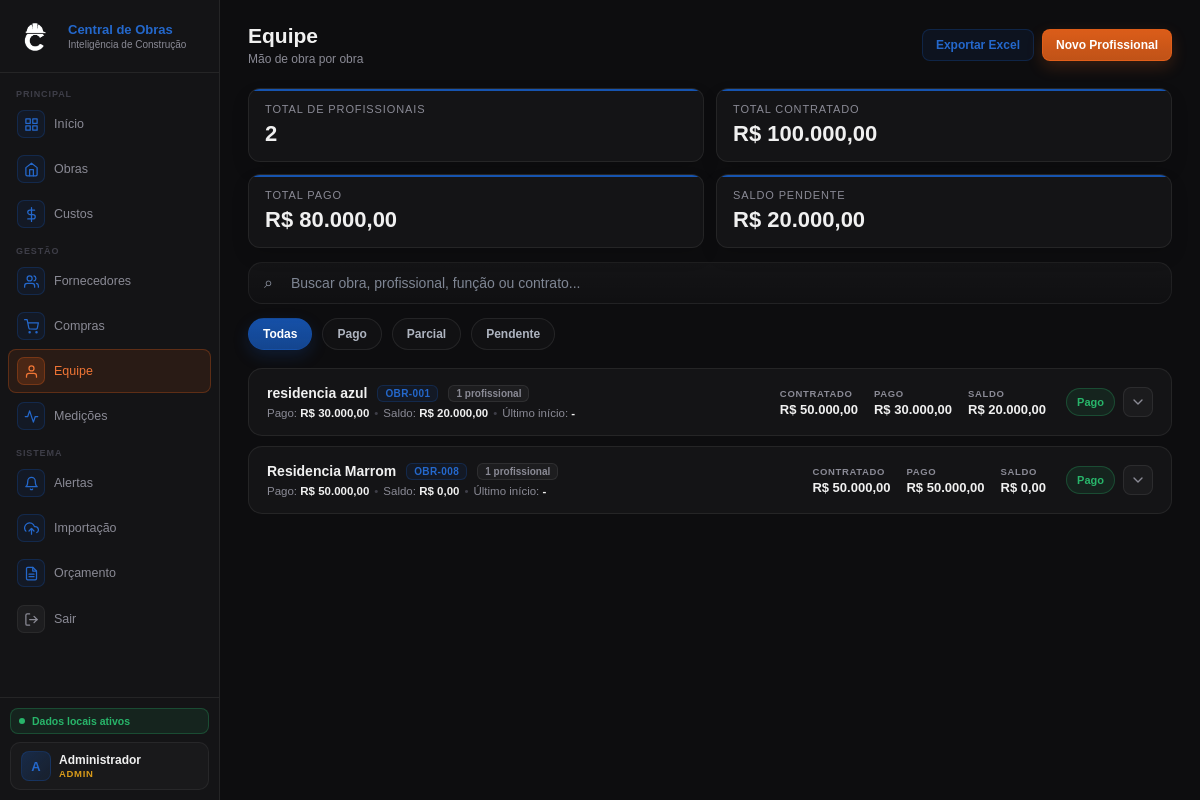
/equipe (signed in), run on an earlier commit of the app's database.
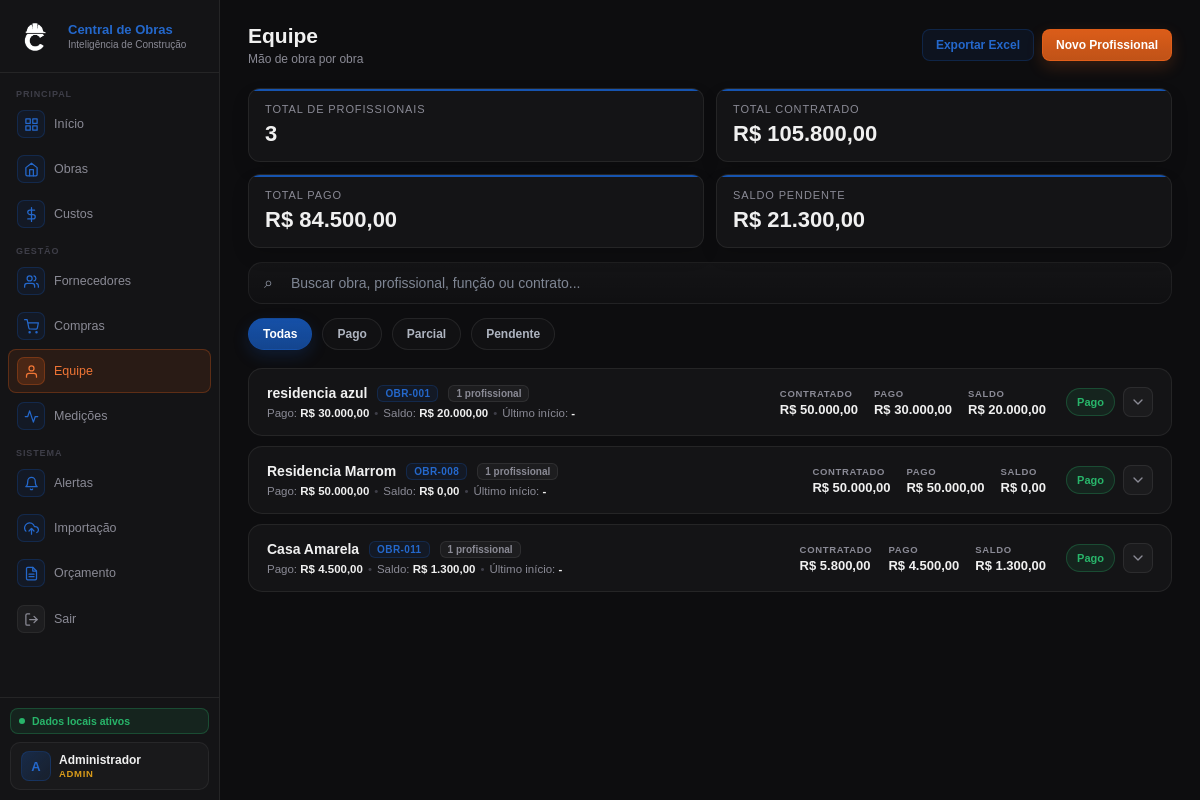
And on a later commit of the database.
### tables this page shows
CREATE TABLE obras (
    id INTEGER PRIMARY KEY AUTOINCREMENT,
    codigo TEXT NOT NULL UNIQUE,
    nome TEXT NOT NULL,
    endereco TEXT,
    tipologia TEXT,
    area_m2 REAL,
    data_inicio TEXT,
    data_fim_prevista TEXT,
    orcamento REAL DEFAULT 0,
    receita_total REAL DEFAULT 0,
    progresso_percentual REAL DEFAULT 0,
    status TEXT NOT NULL DEFAULT 'planejamento',
    criado_em TIMESTAMP DEFAULT CURRENT_TIMESTAMP
, tipo_obra TEXT NOT NULL DEFAULT 'contrato', token_publico TEXT, fase_obra TEXT, observacao_responsavel TEXT, foto_capa TEXT);

CREATE TABLE equipe (
    id INTEGER PRIMARY KEY AUTOINCREMENT,
    obra_id INTEGER NOT NULL,
    nome TEXT NOT NULL,
    funcao TEXT,
    contrato TEXT,
    data_inicio TEXT,
    valor_contratado REAL DEFAULT 0,
    valor_pago REAL DEFAULT 0,
    status_pagamento TEXT,
    observacao TEXT,
    FOREIGN KEY (obra_id) REFERENCES obras(id)
);

### routes/equipe_routes.py (the view)
@equipe_bp.route("/equipe")
def equipe():
    if not usuario_logado() or not eh_leitura():
        return redirect(url_for("auth_bp.login"))
    lista_equipe = query_all("""
        SELECT e.*, o.codigo AS codigo_obra, o.nome AS nome_obra
        FROM equipe e
        JOIN obras o ON e.obra_id = o.id
        ORDER BY e.id DESC
    """)
    obras = query_all("SELECT * FROM obras ORDER BY nome ASC")
    return render_template("equipe.html", equipe=lista_equipe, obras=obras)

### templates/equipe.html (shortened to what this page needs)
{% extends "base.html" %}
{% block content %}
{% set total_profissionais = equipe|length %}
{% set total_contratado = equipe|sum(attribute='valor_contratado') or 0 %}
{% set total_pago = equipe|sum(attribute='valor_pago') or 0 %}
{% set saldo_pendente = total_contratado - total_pago %}
{% set qtd_pendentes = equipe|selectattr('status_pagamento', 'equalto', 'Pendente')|list|length %}
{% set qtd_parciais = equipe|selectattr('status_pagamento', 'equalto', 'Parcial')|list|length %}
{% set qtd_pagos = equipe|selectattr('status_pagamento', 'equalto', 'Pago')|list|length %}
<div class="hdr">
    <div>
        <h1>Equipe</h1>
        <p>Mão de obra por obra</p>
    </div>
    <div class="hdr-right" style="display:flex; gap:8px;">
        <a href="{{ url_for('equipe_bp.equipe_exportar') }}" class="btn btn-success">Exportar Excel</a>
        {% if eh_gestor() %}
        <button class="btn btn-primary" onclick="abrirModalEquipe()">Novo Profissional</button>
        {% endif %}
    </div>
</div>
<div class="quick-strip equipe-quick-strip">
    <div class="quick-item">
        <div class="quick-label">Total de profissionais</div>
        <div class="quick-value">{{ total_profissionais }}</div>
    </div>
    <div class="quick-item">
        <div class="quick-label">Total contratado</div>
        <div class="quick-value">{{ formatar_moeda(total_contratado) }}</div>
    </div>
    <div class="quick-item">
        <div class="quick-label">Total pago</div>
        <div class="quick-value">{{ formatar_moeda(total_pago) }}</div>
    </div>
    <div class="quick-item">
        <div class="quick-label">Saldo pendente</div>
        <div class="quick-value">{{ formatar_moeda(saldo_pendente) }}</div>
    </div>
</div>
<div class="equipe-toolbar">
    <div class="equipe-search-wrap">
        <span class="equipe-search-icon">⌕</span>
        <input type="text" id="equipeSearch" class="equipe-search-input"
            placeholder="Buscar obra, profissional, função ou contrato...">
    </div>
    <div class="equipe-status-chips">
        <button type="button" class="equipe-chip active" data-status="todas">Todas</button>
        <button type="button" class="equipe-chip" data-status="pago">Pago</button>
        <button type="button" class="equipe-chip" data-status="parcial">Parcial</button>
        <button type="button" class="equipe-chip" data-status="pendente">Pendente</button>
    </div>
</div>
<div class="equipe-obras-list" id="equipeObrasList">
    {% for grupo in equipe|groupby('codigo_obra') %}
    {% set obra_codigo = grupo.grouper %}
    {% set itens = grupo.list %}
    {% set primeira = itens[0] %}
    {% set soma_contratado = itens|sum(attribute='valor_contratado') or 0 %}
    {% set soma_pago = itens|sum(attribute='valor_pago') or 0 %}
    {% set saldo_obra = soma_contratado - soma_pago %}
    {% set total_obra = itens|length %}
    {% set pendentes_obra = itens|selectattr('status_pagamento', 'equalto', 'Pendente')|list|length %}
    {% set parciais_obra = itens|selectattr('status_pagamento', 'equalto', 'Parcial')|list|length %}
    {% set pagos_obra = itens|selectattr('status_pagamento', 'equalto', 'Pago')|list|length %}
    {% if pendentes_obra > 0 %}
    {% set status_obra = 'Pendente' %}
    {% set status_classe = 'pendente' %}
    {% elif parciais_obra > 0 %}
    {% set status_obra = 'Parcial' %}
    {% set status_classe = 'parcial' %}
    {% else %}
    {% set status_obra = 'Pago' %}
    {% set status_classe = 'pago' %}
    {% endif %}
    {% set ultima_data = namespace(valor='-') %}
    {% for item in itens %}
    {% if item.data_inicio %}
    {% set ultima_data.valor = item.data_inicio %}
    {% endif %}
    {% endfor %}
    <div class="equipe-obra-card"
        data-search="{% for item in itens %}{{ (item.codigo_obra or '')|lower }} {{ (item.nome_obra or '')|lower }} {{ (item.nome or '')|lower }} {{ (item.funcao or '')|lower }} {{ (item.contrato or '')|lower }} {{ (item.status_pagamento or '')|lower }} {% endfor %}"
        data-status="{{ status_classe }}">
        <div class="equipe-obra-main">
            <div class="equipe-obra-identity">
                <div class="equipe-obra-title-row">
                    <a href="{{ url_for('obras_bp.obra_detalhe', codigo=obra_codigo) }}" class="equipe-obra-nome">
                        {{ primeira.nome_obra }}
                    </a>
                    <span class="equipe-obra-codigo">{{ obra_codigo }}</span>
                    <span class="equipe-obra-count">{{ total_obra }} profissional{{ '' if total_obra == 1 else 'is'
                        }}</span>
                </div>
                <div class="equipe-obra-subtitle">
                    <span>Pago: <strong>{{ formatar_moeda(soma_pago) }}</strong></span>
                    <span class="equipe-obra-dot">•</span>
                    <span>Saldo: <strong>{{ formatar_moeda(saldo_obra) }}</strong></span>
                    <span class="equipe-obra-dot">•</span>
                    <span>Último início: <strong>{{ ultima_data.valor }}</strong></span>
                </div>
            </div>
            <div class="equipe-obra-kpis">
                <div class="equipe-kv">
                    <span class="equipe-kv-label">Contratado</span>
                    <span class="equipe-kv-value">{{ formatar_moeda(soma_contratado) }}</span>
                </div>
                <div class="equipe-kv">
                    <span class="equipe-kv-label">Pago</span>
                    <span class="equipe-kv-value">{{ formatar_moeda(soma_pago) }}</span>
                </div>
                <div class="equipe-kv">
                    <span class="equipe-kv-label">Saldo</span>
                    <span class="equipe-kv-value">{{ formatar_moeda(saldo_obra) }}</span>
                </div>
            </div>
            <div class="equipe-obra-actions">
                <span class="equipe-saldo-pill equipe-saldo-pill--{{ status_classe }}">{{ status_obra }}</span>
                <button type="button" class="equipe-expand-btn" data-target="equipeDetalhes{{ loop.index }}"
                    aria-label="Expandir equipe da obra">
                    <svg width="16" height="16" viewBox="0 0 24 24" fill="none">
                        <path d="M6 9L12 15L18 9" stroke="currentColor" stroke-width="2" stroke-linecap="round"
                            stroke-linejoin="round" />
                    </svg>
                </button>
            </div>
        </div>
    </div>
    {% else %}
    <div class="equipe-empty-state">Nenhum profissional cadastrado ainda.</div>
    {% endfor %}
</div>
{% endblock %}

### templates/base.html (shortened to what this page needs)
<!doctype html>
<html lang="pt-BR">
<head>
  <link rel="stylesheet" href="{{ url_for('static', filename='css/style.css') }}" />
</head>
<body>
  {% if session.get('usuario_id') %}
  <div class="shell">
    <aside class="sidebar">
      <div class="logo">
        <div class="logo-icon logo-icon-img">
          <img src="{{ url_for('static', filename='img/logoBranca.png') }}" alt="Logo Central de Obras">
        </div>
        <div class="logo-text">
          <div class="logo-title">Central de Obras</div>
          <div class="logo-sub">Inteligência de Construção</div>
        </div>
      </div>
      <nav class="nav">
        <div class="nav-lbl">Principal</div>
        <a class="nav-item {% if request.endpoint == 'dashboard_bp.dashboard' %}active{% endif %}"
          href="{{ url_for('dashboard_bp.dashboard') }}" data-spa>
          <span class="nav-ico">
            <svg width="15" height="15" viewBox="0 0 24 24" fill="none" stroke="currentColor" stroke-width="2"
              stroke-linecap="round" stroke-linejoin="round">
              <rect x="3" y="3" width="7" height="7" />
              <rect x="14" y="3" width="7" height="7" />
              <rect x="14" y="14" width="7" height="7" />
              <rect x="3" y="14" width="7" height="7" />
            </svg>
          </span>
          <span>Início</span>
        </a>
        <a class="nav-item {% if request.endpoint == 'obras_bp.obras' %}active{% endif %}"
          href="{{ url_for('obras_bp.obras') }}" data-spa>
          <span class="nav-ico">
            <svg width="15" height="15" viewBox="0 0 24 24" fill="none" stroke="currentColor" stroke-width="2"
              stroke-linecap="round" stroke-linejoin="round">
              <path d="M3 9l9-7 9 7v11a2 2 0 0 1-2 2H5a2 2 0 0 1-2-2z" />
              <polyline points="9 22 9 12 15 12 15 22" />
            </svg>
          </span>
          <span>Obras</span>
        </a>
        <a class="nav-item {% if request.endpoint == 'custos_bp.custos' %}active{% endif %}"
          href="{{ url_for('custos_bp.custos') }}" data-spa>
          <span class="nav-ico">
            <svg width="15" height="15" viewBox="0 0 24 24" fill="none" stroke="currentColor" stroke-width="2"
              stroke-linecap="round" stroke-linejoin="round">
              <line x1="12" y1="1" x2="12" y2="23" />
              <path d="M17 5H9.5a3.5 3.5 0 0 0 0 7h5a3.5 3.5 0 0 1 0 7H6" />
            </svg>
          </span>
          <span>Custos</span>
        </a>
        <div class="nav-lbl">Gestão</div>
        <a class="nav-item {% if request.endpoint == 'fornecedores_bp.fornecedores' %}active{% endif %}"
          href="{{ url_for('fornecedores_bp.fornecedores') }}" data-spa>
          <span class="nav-ico">
            <svg width="15" height="15" viewBox="0 0 24 24" fill="none" stroke="currentColor" stroke-width="2"
              stroke-linecap="round" stroke-linejoin="round">
              <path d="M17 21v-2a4 4 0 0 0-4-4H5a4 4 0 0 0-4 4v2" />
              <circle cx="9" cy="7" r="4" />
              <path d="M23 21v-2a4 4 0 0 0-3-3.87" />
              <path d="M16 3.13a4 4 0 0 1 0 7.75" />
            </svg>
          </span>
          <span>Fornecedores</span>
        </a>
        <a class="nav-item {% if request.endpoint == 'compras_bp.compras' %}active{% endif %}"
          href="{{ url_for('compras_bp.compras') }}" data-spa>
          <span class="nav-ico">
            <svg width="15" height="15" viewBox="0 0 24 24" fill="none" stroke="currentColor" stroke-width="2"
              stroke-linecap="round" stroke-linejoin="round">
              <circle cx="9" cy="21" r="1" />
              <circle cx="20" cy="21" r="1" />
              <path d="M1 1h4l2.68 13.39a2 2 0 0 0 2 1.61h9.72a2 2 0 0 0 2-1.61L23 6H6" />
            </svg>
          </span>
          <span>Compras</span>
        </a>
        <a class="nav-item {% if request.endpoint == 'equipe_bp.equipe' %}active{% endif %}"
          href="{{ url_for('equipe_bp.equipe') }}" data-spa>
          <span class="nav-ico">
            <svg width="15" height="15" viewBox="0 0 24 24" fill="none" stroke="currentColor" stroke-width="2"
              stroke-linecap="round" stroke-linejoin="round">
              <path d="M20 21v-2a4 4 0 0 0-4-4H8a4 4 0 0 0-4 4v2" />
              <circle cx="12" cy="7" r="4" />
            </svg>
          </span>
          <span>Equipe</span>
        </a>
        <a class="nav-item {% if request.endpoint == 'medicoes_bp.medicoes' %}active{% endif %}"
          href="{{ url_for('medicoes_bp.medicoes') }}" data-spa>
          <span class="nav-ico">
            <svg width="15" height="15" viewBox="0 0 24 24" fill="none" stroke="currentColor" stroke-width="2"
              stroke-linecap="round" stroke-linejoin="round">
              <polyline points="22 12 18 12 15 21 9 3 6 12 2 12" />
            </svg>
          </span>
          <span>Medições</span>
        </a>
        <div class="nav-lbl">Sistema</div>
        <a class="nav-item {% if request.endpoint == 'dashboard_bp.alertas' %}active{% endif %}"
          href="{{ url_for('dashboard_bp.alertas') }}" data-spa>
          <span class="nav-ico">
            <svg width="15" height="15" viewBox="0 0 24 24" fill="none" stroke="currentColor" stroke-width="2"
              stroke-linecap="round" stroke-linejoin="round">
              <path d="M18 8A6 6 0 0 0 6 8c0 7-3 9-3 9h18s-3-2-3-9" />
              <path d="M13.73 21a2 2 0 0 1-3.46 0" />
            </svg>
          </span>
          <span>Alertas</span>
        </a>
        <a class="nav-item {% if request.endpoint == 'importacao_bp.importacao' %}active{% endif %}"
          href="{{ url_for('importacao_bp.importacao') }}" data-spa>
          <span class="nav-ico">
            <svg width="15" height="15" viewBox="0 0 24 24" fill="none" stroke="currentColor" stroke-width="2"
              stroke-linecap="round" stroke-linejoin="round">
              <polyline points="16 16 12 12 8 16" />
              <line x1="12" y1="12" x2="12" y2="21" />
              <path d="M20.39 18.39A5 5 0 0 0 18 9h-1.26A8 8 0 1 0 3 16.3" />
            </svg>
          </span>
          <span>Importação</span>
        </a>
        <a class="nav-item {% if request.endpoint == 'importacao_bp.orcamento_importado' %}active{% endif %}"
          href="{{ url_for('importacao_bp.orcamento_importado') }}" data-spa>
          <span class="nav-ico">
          </span>
          <span>Orçamento</span>
        </a>
        <a class="nav-item nav-item--logout" href="{{ url_for('auth_bp.logout') }}">
          <span class="nav-ico">
            <svg width="15" height="15" viewBox="0 0 24 24" fill="none" stroke="currentColor" stroke-width="2"
              stroke-linecap="round" stroke-linejoin="round">
              <path d="M9 21H5a2 2 0 0 1-2-2V5a2 2 0 0 1 2-2h4" />
              <polyline points="16 17 21 12 16 7" />
              <line x1="21" y1="12" x2="9" y2="12" />
            </svg>
          </span>
          <span>Sair</span>
        </a>
      </nav>
      <div class="sidebar-foot">
        <div class="sync-badge">
          <div class="pulse"></div>
          <div class="sync-text">Dados locais ativos</div>
        </div>
        <div class="user-badge">
          <div class="user-badge-avatar">{{ session.get('usuario_nome', 'U')[0] | upper }}</div>
          <div class="user-badge-info">
            <div class="user-badge-name">{{ session.get('usuario_nome', 'Usuário') }}</div>
            <div class="user-badge-role">{{ usuario_perfil() or 'sem perfil' }}</div>
          </div>
        </div>
      </div>
    </aside>
    <main class="main" id="spa-main">
      {% block content %}{% endblock %}
    </main>
  </div>
  {% else %}
  {% block auth_content %}{% endblock %}
  {% endif %}
</body>
</html>

What changed in the data, as far as the page shows it:
added equipe: total_obra "1", formatar_moeda "R$ 4.500,00", formatar_moeda "R$ 1.300,00", valor "-", formatar_moeda "R$ 5.800,00", status_obra "Pago"
added obras: nome_obra "Casa Amarela", codigo "OBR-011"
Also different on the page:
{{ total_profissionais }}: "2" → "3"
text no longer shown: "R$ 100.000,00 R$ 80.000,00 R$ 20.000,00"
text now shown: "R$ 105.800,00 R$ 84.500,00 R$ 21.300,00"
